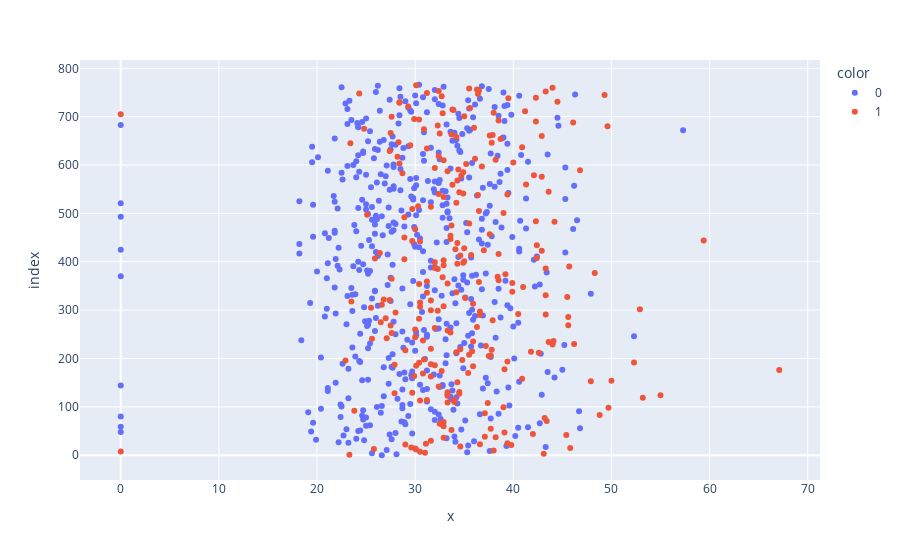

The cell this chart's notebook holds for it:
### Code cell
#fig = px.scatter(diabetes_data['Glucose'], diabetes_data['BMI'], color=diabetes_data['Class'])
#fig.show()

### Figure 1 — Plotly figure (JSON) as saved in the notebook; plotly's stock layout.template omitted (floating-point values rounded to 4 significant figures; data arrays with more than 128 entries replaced by an {"elided": "..."} marker saying what was removed)
{"data": [{"hovertemplate": "color=0<br>x=%{x}<br>index=%{y}<extra></extra>", "legendgroup": "0", "marker": {"color": "#636efa", "symbol": "circle"}, "mode": "markers", "name": "0", "orientation": "h", "showlegend": true, "type": "scatter", "x": {"elided": "500 float values"}, "xaxis": "x", "y": {"elided": "500 int values"}, "yaxis": "y"}, {"hovertemplate": "color=1<br>x=%{x}<br>index=%{y}<extra></extra>", "legendgroup": "1", "marker": {"color": "#EF553B", "symbol": "circle"}, "mode": "markers", "name": "1", "orientation": "h", "showlegend": true, "type": "scatter", "x": {"elided": "267 float values"}, "xaxis": "x", "y": {"elided": "267 int values"}, "yaxis": "y"}], "layout": {"legend": {"title": {"text": "color"}, "tracegroupgap": 0}, "margin": {"t": 60}, "xaxis": {"anchor": "y", "domain": [0, 1], "title": {"text": "x"}}, "yaxis": {"anchor": "x", "domain": [0, 1], "title": {"text": "index"}}}}
